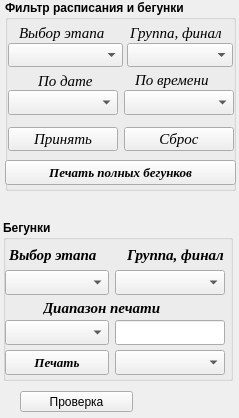
    <widget class="QWidget" name="page_6">
     <property name="geometry">
      <rect>
       <x>0</x>
       <y>0</y>
       <width>239</width>
       <height>418</height>
      </rect>
     </property>
     <attribute name="label">
      <string>Дополнительно</string>
     </attribute>
     <widget class="QPushButton" name="Button_proba">
      <property name="geometry">
       <rect>
        <x>20</x>
        <y>391</y>
        <width>113</width>
        <height>21</height>
       </rect>
      </property>
      <property name="text">
       <string>Проверка</string>
      </property>
     </widget>
     <widget class="QGroupBox" name="groupBox_10">
      <property name="geometry">
       <rect>
        <x>5</x>
        <y>0</y>
        <width>231</width>
        <height>191</height>
       </rect>
      </property>
      <property name="font">
       <font>
        <weight>75</weight>
        <bold>true</bold>
       </font>
      </property>
      <property name="title">
       <string>Фильтр расписания и бегунки</string>
      </property>
      <widget class="QLabel" name="label_88">
       <property name="geometry">
        <rect>
         <x>14</x>
         <y>23</y>
         <width>94</width>
         <height>19</height>
        </rect>
       </property>
       <property name="font">
        <font>
         <family>Times New Roman</family>
         <pointsize>11</pointsize>
         <weight>50</weight>
         <italic>true</italic>
         <bold>false</bold>
        </font>
       </property>
       <property name="text">
        <string>Выбор этапа</string>
       </property>
      </widget>
      <widget class="QComboBox" name="comboBox_select_stage_schedule">
       <property name="geometry">
        <rect>
         <x>3</x>
         <y>43</y>
         <width>115</width>
         <height>24</height>
        </rect>
       </property>
       <property name="font">
        <font>
         <pointsize>11</pointsize>
        </font>
       </property>
       <property name="editable">
        <bool>false</bool>
       </property>
      </widget>
      <widget class="QLabel" name="label_89">
       <property name="geometry">
        <rect>
         <x>33</x>
         <y>71</y>
         <width>59</width>
         <height>20</height>
        </rect>
       </property>
       <property name="font">
        <font>
         <family>Times New Roman</family>
         <pointsize>11</pointsize>
         <weight>50</weight>
         <italic>true</italic>
         <bold>false</bold>
        </font>
       </property>
       <property name="text">
        <string>&lt;html&gt;&lt;head/&gt;&lt;body&gt;&lt;p&gt;По дате&lt;/p&gt;&lt;/body&gt;&lt;/html&gt;</string>
       </property>
      </widget>
      <widget class="QLabel" name="label_90">
       <property name="geometry">
        <rect>
         <x>130</x>
         <y>70</y>
         <width>82</width>
         <height>19</height>
        </rect>
       </property>
       <property name="font">
        <font>
         <family>Times New Roman</family>
         <pointsize>11</pointsize>
         <weight>50</weight>
         <italic>true</italic>
         <bold>false</bold>
        </font>
       </property>
       <property name="text">
        <string>По времени</string>
       </property>
      </widget>
      <widget class="QComboBox" name="comboBox_filter_schedule_date">
       <property name="geometry">
        <rect>
         <x>3</x>
         <y>90</y>
         <width>110</width>
         <height>25</height>
        </rect>
       </property>
       <property name="font">
        <font>
         <pointsize>11</pointsize>
        </font>
       </property>
       <property name="editable">
        <bool>false</bool>
       </property>
       <property name="insertPolicy">
        <enum>QComboBox::InsertAlphabetically</enum>
       </property>
      </widget>
      <widget class="QComboBox" name="comboBox_filter_schedule_time">
       <property name="geometry">
        <rect>
         <x>119</x>
         <y>90</y>
         <width>110</width>
         <height>25</height>
        </rect>
       </property>
       <property name="font">
        <font>
         <pointsize>11</pointsize>
        </font>
       </property>
      </widget>
      <widget class="QPushButton" name="Button_filter_schedule">
       <property name="geometry">
        <rect>
         <x>3</x>
         <y>127</y>
         <width>110</width>
         <height>24</height>
        </rect>
       </property>
       <property name="sizePolicy">
        <sizepolicy hsizetype="Expanding" vsizetype="Fixed">
         <horstretch>0</horstretch>
         <verstretch>0</verstretch>
        </sizepolicy>
       </property>
       <property name="font">
        <font>
         <family>Times New Roman</family>
         <pointsize>11</pointsize>
         <weight>50</weight>
         <italic>true</italic>
         <bold>false</bold>
        </font>
       </property>
       <property name="text">
        <string>Принять</string>
       </property>
      </widget>
      <widget class="QPushButton" name="Button_schedule_reset">
       <property name="geometry">
        <rect>
         <x>119</x>
         <y>127</y>
         <width>110</width>
         <height>24</height>
        </rect>
       </property>
       <property name="sizePolicy">
        <sizepolicy hsizetype="Expanding" vsizetype="Fixed">
         <horstretch>0</horstretch>
         <verstretch>0</verstretch>
        </sizepolicy>
       </property>
       <property name="font">
        <font>
         <family>Times New Roman</family>
         <pointsize>11</pointsize>
         <weight>50</weight>
         <italic>true</italic>
         <bold>false</bold>
        </font>
       </property>
       <property name="text">
        <string>Сброс</string>
       </property>
      </widget>
      <widget class="Line" name="line_22">
       <property name="geometry">
        <rect>
         <x>9</x>
         <y>357</y>
         <width>221</width>
         <height>16</height>
        </rect>
       </property>
       <property name="orientation">
        <enum>Qt::Horizontal</enum>
       </property>
      </widget>
      <widget class="QLabel" name="label_92">
       <property name="geometry">
        <rect>
         <x>125</x>
         <y>23</y>
         <width>101</width>
         <height>19</height>
        </rect>
       </property>
       <property name="font">
        <font>
         <family>Times New Roman</family>
         <pointsize>11</pointsize>
         <weight>50</weight>
         <italic>true</italic>
         <bold>false</bold>
        </font>
       </property>
       <property name="text">
        <string>Группа, финал</string>
       </property>
      </widget>
      <widget class="QComboBox" name="comboBox_select_group_schedule">
       <property name="geometry">
        <rect>
         <x>122</x>
         <y>43</y>
         <width>106</width>
         <height>24</height>
        </rect>
       </property>
       <property name="font">
        <font>
         <pointsize>11</pointsize>
        </font>
       </property>
       <property name="editable">
        <bool>false</bool>
       </property>
       <property name="insertPolicy">
        <enum>QComboBox::InsertAlphabetically</enum>
       </property>
      </widget>
      <widget class="QPushButton" name="Button_print_begunki_full">
       <property name="geometry">
        <rect>
         <x>0</x>
         <y>160</y>
         <width>231</width>
         <height>25</height>
        </rect>
       </property>
       <property name="sizePolicy">
        <sizepolicy hsizetype="Expanding" vsizetype="Fixed">
         <horstretch>0</horstretch>
         <verstretch>0</verstretch>
        </sizepolicy>
       </property>
       <property name="font">
        <font>
         <family>Times New Roman</family>
         <pointsize>10</pointsize>
         <italic>true</italic>
        </font>
       </property>
       <property name="text">
        <string>Печать полных бегунков</string>
       </property>
      </widget>
     </widget>
     <widget class="Line" name="line_21">
      <property name="geometry">
       <rect>
        <x>139</x>
        <y>567</y>
        <width>221</width>
        <height>16</height>
       </rect>
      </property>
      <property name="orientation">
       <enum>Qt::Horizontal</enum>
      </property>
     </widget>
     <widget class="QGroupBox" name="groupBox_4">
      <property name="geometry">
       <rect>
        <x>3</x>
        <y>220</y>
        <width>230</width>
        <height>161</height>
       </rect>
      </property>
      <property name="font">
       <font>
        <weight>75</weight>
        <bold>true</bold>
       </font>
      </property>
      <property name="title">
       <string>Бегунки</string>
      </property>
      <widget class="QComboBox" name="comboBox_begunok_time">
       <property name="geometry">
        <rect>
         <x>112</x>
         <y>130</y>
         <width>110</width>
         <height>25</height>
        </rect>
       </property>
       <property name="font">
        <font>
         <pointsize>11</pointsize>
        </font>
       </property>
      </widget>
      <widget class="QLabel" name="label_69">
       <property name="geometry">
        <rect>
         <x>6</x>
         <y>25</y>
         <width>94</width>
         <height>19</height>
        </rect>
       </property>
       <property name="font">
        <font>
         <family>Times New Roman</family>
         <pointsize>11</pointsize>
         <italic>true</italic>
        </font>
       </property>
       <property name="text">
        <string>Выбор этапа</string>
       </property>
      </widget>
      <widget class="QComboBox" name="comboBox_select_stage_begunki">
       <property name="geometry">
        <rect>
         <x>2</x>
         <y>50</y>
         <width>104</width>
         <height>25</height>
        </rect>
       </property>
       <property name="font">
        <font>
         <pointsize>11</pointsize>
        </font>
       </property>
       <property name="editable">
        <bool>false</bool>
       </property>
      </widget>
      <widget class="QComboBox" name="comboBox_select_group_begunki">
       <property name="geometry">
        <rect>
         <x>112</x>
         <y>50</y>
         <width>110</width>
         <height>25</height>
        </rect>
       </property>
       <property name="font">
        <font>
         <pointsize>11</pointsize>
        </font>
       </property>
       <property name="editable">
        <bool>false</bool>
       </property>
       <property name="insertPolicy">
        <enum>QComboBox::InsertAlphabetically</enum>
       </property>
      </widget>
      <widget class="QComboBox" name="comboBox_select_tours">
       <property name="geometry">
        <rect>
         <x>2</x>
         <y>100</y>
         <width>104</width>
         <height>25</height>
        </rect>
       </property>
       <property name="font">
        <font>
         <pointsize>11</pointsize>
        </font>
       </property>
      </widget>
      <widget class="QLabel" name="label_68">
       <property name="geometry">
        <rect>
         <x>124</x>
         <y>25</y>
         <width>107</width>
         <height>19</height>
        </rect>
       </property>
       <property name="font">
        <font>
         <family>Times New Roman</family>
         <pointsize>11</pointsize>
         <italic>true</italic>
        </font>
       </property>
       <property name="text">
        <string>Группа, финал</string>
       </property>
      </widget>
      <widget class="QLineEdit" name="lineEdit_range_tours">
       <property name="geometry">
        <rect>
         <x>112</x>
         <y>100</y>
         <width>110</width>
         <height>25</height>
        </rect>
       </property>
       <property name="font">
        <font>
         <pointsize>11</pointsize>
        </font>
       </property>
      </widget>
      <widget class="QLabel" name="label_70">
       <property name="geometry">
        <rect>
         <x>40</x>
         <y>78</y>
         <width>125</width>
         <height>19</height>
        </rect>
       </property>
       <property name="font">
        <font>
         <family>Times New Roman</family>
         <pointsize>11</pointsize>
         <italic>true</italic>
        </font>
       </property>
       <property name="text">
        <string>Диапазон печати</string>
       </property>
      </widget>
      <widget class="QPushButton" name="Button_print_begunki">
       <property name="geometry">
        <rect>
         <x>2</x>
         <y>130</y>
         <width>104</width>
         <height>25</height>
        </rect>
       </property>
       <property name="sizePolicy">
        <sizepolicy hsizetype="Expanding" vsizetype="Fixed">
         <horstretch>0</horstretch>
         <verstretch>0</verstretch>
        </sizepolicy>
       </property>
       <property name="font">
        <font>
         <family>Times New Roman</family>
         <pointsize>10</pointsize>
         <italic>true</italic>
        </font>
       </property>
       <property name="text">
        <string>Печать</string>
       </property>
      </widget>
     </widget>
    </widget>
